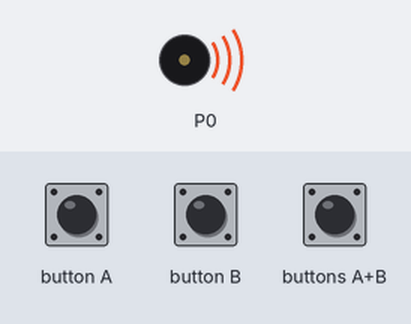
Bench run of a program on a simulated BBC micro:bit (MakeCode). Shown: buzzer (waves = sounding). The inputs (shaded band) are chosen by the test bench.

Above: at 5.2 s.
5.3 s: buttons A+B pressed for 0.15 s
At 5.91 s:
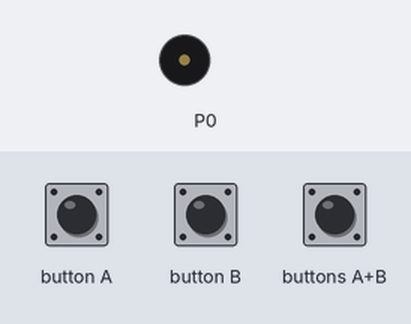
Timing chart, 0 to 8.3 s (numbered marks = the images above; inputs shaded):
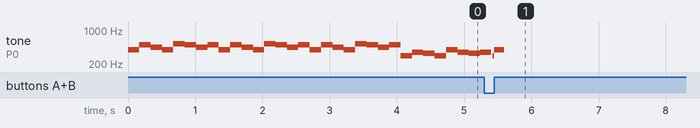

The program:

main.ts
```typescript
input.onButtonPressed(Button.AB, function () {
    for (let index = 0; index < 100000000000000000000; index++) {
        music.setVolume(255)
        music.playMelody("G B A G C5 B A B ", 360)
    }
})
for (let index = 0; index < 3; index++) {
    music.setVolume(255)
    music.playMelody("G B A G C5 B A B ", 360)
}
basic.forever(function () {
    music.playMelody("D F E D G F E F ", 360)
})
```

test.ts
```typescript
// aquí va el archivo "tests"; esto no se compilará cuando este paquete se utilice como una extensión.
```
